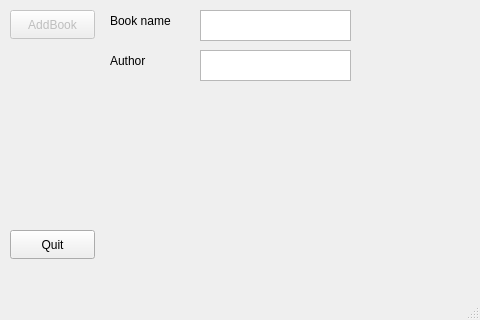
<?xml version="1.0" encoding="UTF-8"?>
<ui version="4.0">
 <class>LibraryUi</class>
 <widget class="QMainWindow" name="LibraryUi">
  <property name="geometry">
   <rect>
    <x>0</x>
    <y>0</y>
    <width>480</width>
    <height>320</height>
   </rect>
  </property>
  <property name="windowTitle">
   <string>Library</string>
  </property>
  <widget class="QWidget" name="centralwidget">
   <widget class="QPushButton" name="exitButton">
    <property name="geometry">
     <rect>
      <x>10</x>
      <y>230</y>
      <width>85</width>
      <height>29</height>
     </rect>
    </property>
    <property name="text">
     <string>Quit</string>
    </property>
   </widget>
   <widget class="QPushButton" name="addBookButton">
    <property name="enabled">
     <bool>false</bool>
    </property>
    <property name="geometry">
     <rect>
      <x>10</x>
      <y>10</y>
      <width>85</width>
      <height>29</height>
     </rect>
    </property>
    <property name="text">
     <string>AddBook</string>
    </property>
   </widget>
   <widget class="QPlainTextEdit" name="plainTextEditBookName">
    <property name="geometry">
     <rect>
      <x>200</x>
      <y>10</y>
      <width>151</width>
      <height>31</height>
     </rect>
    </property>
    <property name="verticalScrollBarPolicy">
     <enum>Qt::ScrollBarAlwaysOff</enum>
    </property>
   </widget>
   <widget class="QLabel" name="lableBookName">
    <property name="enabled">
     <bool>true</bool>
    </property>
    <property name="geometry">
     <rect>
      <x>110</x>
      <y>10</y>
      <width>81</width>
      <height>21</height>
     </rect>
    </property>
    <property name="text">
     <string>Book name</string>
    </property>
   </widget>
   <widget class="QPlainTextEdit" name="plainTextEditAuthor">
    <property name="geometry">
     <rect>
      <x>200</x>
      <y>50</y>
      <width>151</width>
      <height>31</height>
     </rect>
    </property>
    <property name="verticalScrollBarPolicy">
     <enum>Qt::ScrollBarAlwaysOff</enum>
    </property>
   </widget>
   <widget class="QLabel" name="lableAuthor">
    <property name="geometry">
     <rect>
      <x>110</x>
      <y>50</y>
      <width>81</width>
      <height>21</height>
     </rect>
    </property>
    <property name="text">
     <string>Author</string>
    </property>
   </widget>
  </widget>
  <widget class="QMenuBar" name="menubar">
   <property name="geometry">
    <rect>
     <x>0</x>
     <y>0</y>
     <width>480</width>
     <height>26</height>
    </rect>
   </property>
  </widget>
  <widget class="QStatusBar" name="statusbar"/>
 </widget>
 <resources/>
 <connections/>
</ui>
